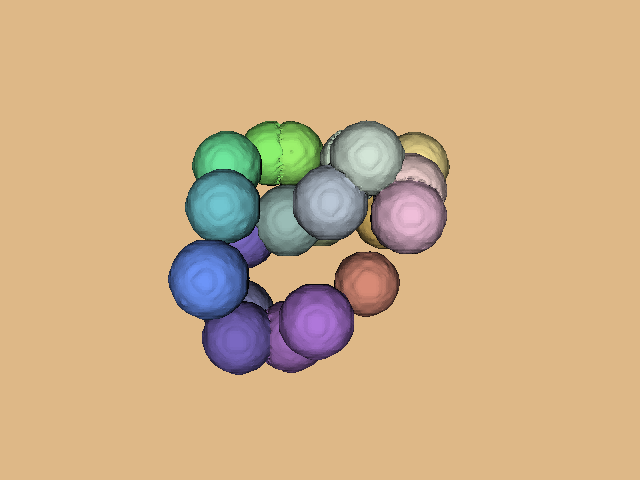

Write Python code to recreate this figure.
#!/usr/bin/env python

# Generate labeled blob volumes, extract discrete isosurfaces, and
# smooth them with vtkWindowedSincPolyDataFilter.

# Factory overrides: importing these modules registers the OpenGL rendering
# and interaction style implementations for vtkRenderingCore factory classes.
import vtkmodules.vtkInteractionStyle  # noqa: F401
import vtkmodules.vtkRenderingOpenGL2  # noqa: F401
# VTK pipeline classes used in this example
from vtkmodules.vtkCommonCore import vtkLookupTable
from vtkmodules.vtkCommonDataModel import (
    vtkImageData,
    vtkSphere,
)
from vtkmodules.vtkFiltersCore import vtkWindowedSincPolyDataFilter
from vtkmodules.vtkFiltersGeneral import vtkDiscreteMarchingCubes
from vtkmodules.vtkImagingCore import vtkImageThreshold
from vtkmodules.vtkImagingHybrid import vtkSampleFunction
from vtkmodules.vtkImagingMath import vtkImageMathematics
from vtkmodules.vtkRenderingCore import (
    vtkActor,
    vtkPolyDataMapper,
    vtkRenderWindow,
    vtkRenderWindowInteractor,
    vtkRenderer,
)

# Colors (normalized RGB)
burlywood_background_rgb = (0.871, 0.722, 0.529)


# Datasets: sphere centers for 20 labeled blobs
n_labels = 20
radius = 8
sample_dims = (100, 100, 100)
model_bounds = (-50, 50, -50, 50, -50, 50)
threshold_value = radius * radius
centers = [
    (11, 21, 11), (-10, 4, 1), (14, 22, 16), (31, 22, -12),
    (-26, -26, -6), (-31, -13, 31), (-29, 8, 13), (-17, 28, -30),
    (-9, -32, 2), (16, -17, -26), (27, 13, 11), (-1, -26, 17),
    (3, 9, 15), (0, 7, -15), (23, 6, -32), (-10, 28, -31),
    (26, 5, 17), (-30, 22, -9), (-25, -32, 6), (-25, 0, -4),
]

# Source: build a labeled volume by compositing thresholded sphere samples
blob_image = vtkImageData()

sphere_0 = vtkSphere()
sphere_0.SetRadius(radius)
sphere_0.SetCenter(centers[0])
sampler_0 = vtkSampleFunction()
sampler_0.SetImplicitFunction(sphere_0)
sampler_0.SetOutputScalarTypeToFloat()
sampler_0.SetSampleDimensions(*sample_dims)
sampler_0.SetModelBounds(*model_bounds)
thres_0 = vtkImageThreshold()
thres_0.SetInputConnection(sampler_0.GetOutputPort())
thres_0.ThresholdByLower(threshold_value)
thres_0.ReplaceInOn()
thres_0.ReplaceOutOn()
thres_0.SetInValue(1)
thres_0.SetOutValue(0)
thres_0.Update()
blob_image.DeepCopy(thres_0.GetOutput())
max_0 = vtkImageMathematics()
max_0.SetInputData(0, blob_image)
max_0.SetInputData(1, thres_0.GetOutput())
max_0.SetOperationToMax()
max_0.Modified()
max_0.Update()
blob_image.DeepCopy(max_0.GetOutput())

sphere_1 = vtkSphere()
sphere_1.SetRadius(radius)
sphere_1.SetCenter(centers[1])
sampler_1 = vtkSampleFunction()
sampler_1.SetImplicitFunction(sphere_1)
sampler_1.SetOutputScalarTypeToFloat()
sampler_1.SetSampleDimensions(*sample_dims)
sampler_1.SetModelBounds(*model_bounds)
thres_1 = vtkImageThreshold()
thres_1.SetInputConnection(sampler_1.GetOutputPort())
thres_1.ThresholdByLower(threshold_value)
thres_1.ReplaceInOn()
thres_1.ReplaceOutOn()
thres_1.SetInValue(2)
thres_1.SetOutValue(0)
thres_1.Update()
max_1 = vtkImageMathematics()
max_1.SetInputData(0, blob_image)
max_1.SetInputData(1, thres_1.GetOutput())
max_1.SetOperationToMax()
max_1.Modified()
max_1.Update()
blob_image.DeepCopy(max_1.GetOutput())

sphere_2 = vtkSphere()
sphere_2.SetRadius(radius)
sphere_2.SetCenter(centers[2])
sampler_2 = vtkSampleFunction()
sampler_2.SetImplicitFunction(sphere_2)
sampler_2.SetOutputScalarTypeToFloat()
sampler_2.SetSampleDimensions(*sample_dims)
sampler_2.SetModelBounds(*model_bounds)
thres_2 = vtkImageThreshold()
thres_2.SetInputConnection(sampler_2.GetOutputPort())
thres_2.ThresholdByLower(threshold_value)
thres_2.ReplaceInOn()
thres_2.ReplaceOutOn()
thres_2.SetInValue(3)
thres_2.SetOutValue(0)
thres_2.Update()
max_2 = vtkImageMathematics()
max_2.SetInputData(0, blob_image)
max_2.SetInputData(1, thres_2.GetOutput())
max_2.SetOperationToMax()
max_2.Modified()
max_2.Update()
blob_image.DeepCopy(max_2.GetOutput())

sphere_3 = vtkSphere()
sphere_3.SetRadius(radius)
sphere_3.SetCenter(centers[3])
sampler_3 = vtkSampleFunction()
sampler_3.SetImplicitFunction(sphere_3)
sampler_3.SetOutputScalarTypeToFloat()
sampler_3.SetSampleDimensions(*sample_dims)
sampler_3.SetModelBounds(*model_bounds)
thres_3 = vtkImageThreshold()
thres_3.SetInputConnection(sampler_3.GetOutputPort())
thres_3.ThresholdByLower(threshold_value)
thres_3.ReplaceInOn()
thres_3.ReplaceOutOn()
thres_3.SetInValue(4)
thres_3.SetOutValue(0)
thres_3.Update()
max_3 = vtkImageMathematics()
max_3.SetInputData(0, blob_image)
max_3.SetInputData(1, thres_3.GetOutput())
max_3.SetOperationToMax()
max_3.Modified()
max_3.Update()
blob_image.DeepCopy(max_3.GetOutput())

sphere_4 = vtkSphere()
sphere_4.SetRadius(radius)
sphere_4.SetCenter(centers[4])
sampler_4 = vtkSampleFunction()
sampler_4.SetImplicitFunction(sphere_4)
sampler_4.SetOutputScalarTypeToFloat()
sampler_4.SetSampleDimensions(*sample_dims)
sampler_4.SetModelBounds(*model_bounds)
thres_4 = vtkImageThreshold()
thres_4.SetInputConnection(sampler_4.GetOutputPort())
thres_4.ThresholdByLower(threshold_value)
thres_4.ReplaceInOn()
thres_4.ReplaceOutOn()
thres_4.SetInValue(5)
thres_4.SetOutValue(0)
thres_4.Update()
max_4 = vtkImageMathematics()
max_4.SetInputData(0, blob_image)
max_4.SetInputData(1, thres_4.GetOutput())
max_4.SetOperationToMax()
max_4.Modified()
max_4.Update()
blob_image.DeepCopy(max_4.GetOutput())

sphere_5 = vtkSphere()
sphere_5.SetRadius(radius)
sphere_5.SetCenter(centers[5])
sampler_5 = vtkSampleFunction()
sampler_5.SetImplicitFunction(sphere_5)
sampler_5.SetOutputScalarTypeToFloat()
sampler_5.SetSampleDimensions(*sample_dims)
sampler_5.SetModelBounds(*model_bounds)
thres_5 = vtkImageThreshold()
thres_5.SetInputConnection(sampler_5.GetOutputPort())
thres_5.ThresholdByLower(threshold_value)
thres_5.ReplaceInOn()
thres_5.ReplaceOutOn()
thres_5.SetInValue(6)
thres_5.SetOutValue(0)
thres_5.Update()
max_5 = vtkImageMathematics()
max_5.SetInputData(0, blob_image)
max_5.SetInputData(1, thres_5.GetOutput())
max_5.SetOperationToMax()
max_5.Modified()
max_5.Update()
blob_image.DeepCopy(max_5.GetOutput())

sphere_6 = vtkSphere()
sphere_6.SetRadius(radius)
sphere_6.SetCenter(centers[6])
sampler_6 = vtkSampleFunction()
sampler_6.SetImplicitFunction(sphere_6)
sampler_6.SetOutputScalarTypeToFloat()
sampler_6.SetSampleDimensions(*sample_dims)
sampler_6.SetModelBounds(*model_bounds)
thres_6 = vtkImageThreshold()
thres_6.SetInputConnection(sampler_6.GetOutputPort())
thres_6.ThresholdByLower(threshold_value)
thres_6.ReplaceInOn()
thres_6.ReplaceOutOn()
thres_6.SetInValue(7)
thres_6.SetOutValue(0)
thres_6.Update()
max_6 = vtkImageMathematics()
max_6.SetInputData(0, blob_image)
max_6.SetInputData(1, thres_6.GetOutput())
max_6.SetOperationToMax()
max_6.Modified()
max_6.Update()
blob_image.DeepCopy(max_6.GetOutput())

sphere_7 = vtkSphere()
sphere_7.SetRadius(radius)
sphere_7.SetCenter(centers[7])
sampler_7 = vtkSampleFunction()
sampler_7.SetImplicitFunction(sphere_7)
sampler_7.SetOutputScalarTypeToFloat()
sampler_7.SetSampleDimensions(*sample_dims)
sampler_7.SetModelBounds(*model_bounds)
thres_7 = vtkImageThreshold()
thres_7.SetInputConnection(sampler_7.GetOutputPort())
thres_7.ThresholdByLower(threshold_value)
thres_7.ReplaceInOn()
thres_7.ReplaceOutOn()
thres_7.SetInValue(8)
thres_7.SetOutValue(0)
thres_7.Update()
max_7 = vtkImageMathematics()
max_7.SetInputData(0, blob_image)
max_7.SetInputData(1, thres_7.GetOutput())
max_7.SetOperationToMax()
max_7.Modified()
max_7.Update()
blob_image.DeepCopy(max_7.GetOutput())

sphere_8 = vtkSphere()
sphere_8.SetRadius(radius)
sphere_8.SetCenter(centers[8])
sampler_8 = vtkSampleFunction()
sampler_8.SetImplicitFunction(sphere_8)
sampler_8.SetOutputScalarTypeToFloat()
sampler_8.SetSampleDimensions(*sample_dims)
sampler_8.SetModelBounds(*model_bounds)
thres_8 = vtkImageThreshold()
thres_8.SetInputConnection(sampler_8.GetOutputPort())
thres_8.ThresholdByLower(threshold_value)
thres_8.ReplaceInOn()
thres_8.ReplaceOutOn()
thres_8.SetInValue(9)
thres_8.SetOutValue(0)
thres_8.Update()
max_8 = vtkImageMathematics()
max_8.SetInputData(0, blob_image)
max_8.SetInputData(1, thres_8.GetOutput())
max_8.SetOperationToMax()
max_8.Modified()
max_8.Update()
blob_image.DeepCopy(max_8.GetOutput())

sphere_9 = vtkSphere()
sphere_9.SetRadius(radius)
sphere_9.SetCenter(centers[9])
sampler_9 = vtkSampleFunction()
sampler_9.SetImplicitFunction(sphere_9)
sampler_9.SetOutputScalarTypeToFloat()
sampler_9.SetSampleDimensions(*sample_dims)
sampler_9.SetModelBounds(*model_bounds)
thres_9 = vtkImageThreshold()
thres_9.SetInputConnection(sampler_9.GetOutputPort())
thres_9.ThresholdByLower(threshold_value)
thres_9.ReplaceInOn()
thres_9.ReplaceOutOn()
thres_9.SetInValue(10)
thres_9.SetOutValue(0)
thres_9.Update()
max_9 = vtkImageMathematics()
max_9.SetInputData(0, blob_image)
max_9.SetInputData(1, thres_9.GetOutput())
max_9.SetOperationToMax()
max_9.Modified()
max_9.Update()
blob_image.DeepCopy(max_9.GetOutput())

sphere_10 = vtkSphere()
sphere_10.SetRadius(radius)
sphere_10.SetCenter(centers[10])
sampler_10 = vtkSampleFunction()
sampler_10.SetImplicitFunction(sphere_10)
sampler_10.SetOutputScalarTypeToFloat()
sampler_10.SetSampleDimensions(*sample_dims)
sampler_10.SetModelBounds(*model_bounds)
thres_10 = vtkImageThreshold()
thres_10.SetInputConnection(sampler_10.GetOutputPort())
thres_10.ThresholdByLower(threshold_value)
thres_10.ReplaceInOn()
thres_10.ReplaceOutOn()
thres_10.SetInValue(11)
thres_10.SetOutValue(0)
thres_10.Update()
max_10 = vtkImageMathematics()
max_10.SetInputData(0, blob_image)
max_10.SetInputData(1, thres_10.GetOutput())
max_10.SetOperationToMax()
max_10.Modified()
max_10.Update()
blob_image.DeepCopy(max_10.GetOutput())

sphere_11 = vtkSphere()
sphere_11.SetRadius(radius)
sphere_11.SetCenter(centers[11])
sampler_11 = vtkSampleFunction()
sampler_11.SetImplicitFunction(sphere_11)
sampler_11.SetOutputScalarTypeToFloat()
sampler_11.SetSampleDimensions(*sample_dims)
sampler_11.SetModelBounds(*model_bounds)
thres_11 = vtkImageThreshold()
thres_11.SetInputConnection(sampler_11.GetOutputPort())
thres_11.ThresholdByLower(threshold_value)
thres_11.ReplaceInOn()
thres_11.ReplaceOutOn()
thres_11.SetInValue(12)
thres_11.SetOutValue(0)
thres_11.Update()
max_11 = vtkImageMathematics()
max_11.SetInputData(0, blob_image)
max_11.SetInputData(1, thres_11.GetOutput())
max_11.SetOperationToMax()
max_11.Modified()
max_11.Update()
blob_image.DeepCopy(max_11.GetOutput())

sphere_12 = vtkSphere()
sphere_12.SetRadius(radius)
sphere_12.SetCenter(centers[12])
sampler_12 = vtkSampleFunction()
sampler_12.SetImplicitFunction(sphere_12)
sampler_12.SetOutputScalarTypeToFloat()
sampler_12.SetSampleDimensions(*sample_dims)
sampler_12.SetModelBounds(*model_bounds)
thres_12 = vtkImageThreshold()
thres_12.SetInputConnection(sampler_12.GetOutputPort())
thres_12.ThresholdByLower(threshold_value)
thres_12.ReplaceInOn()
thres_12.ReplaceOutOn()
thres_12.SetInValue(13)
thres_12.SetOutValue(0)
thres_12.Update()
max_12 = vtkImageMathematics()
max_12.SetInputData(0, blob_image)
max_12.SetInputData(1, thres_12.GetOutput())
max_12.SetOperationToMax()
max_12.Modified()
max_12.Update()
blob_image.DeepCopy(max_12.GetOutput())

sphere_13 = vtkSphere()
sphere_13.SetRadius(radius)
sphere_13.SetCenter(centers[13])
sampler_13 = vtkSampleFunction()
sampler_13.SetImplicitFunction(sphere_13)
sampler_13.SetOutputScalarTypeToFloat()
sampler_13.SetSampleDimensions(*sample_dims)
sampler_13.SetModelBounds(*model_bounds)
thres_13 = vtkImageThreshold()
thres_13.SetInputConnection(sampler_13.GetOutputPort())
thres_13.ThresholdByLower(threshold_value)
thres_13.ReplaceInOn()
thres_13.ReplaceOutOn()
thres_13.SetInValue(14)
thres_13.SetOutValue(0)
thres_13.Update()
max_13 = vtkImageMathematics()
max_13.SetInputData(0, blob_image)
max_13.SetInputData(1, thres_13.GetOutput())
max_13.SetOperationToMax()
max_13.Modified()
max_13.Update()
blob_image.DeepCopy(max_13.GetOutput())

sphere_14 = vtkSphere()
sphere_14.SetRadius(radius)
sphere_14.SetCenter(centers[14])
sampler_14 = vtkSampleFunction()
sampler_14.SetImplicitFunction(sphere_14)
sampler_14.SetOutputScalarTypeToFloat()
sampler_14.SetSampleDimensions(*sample_dims)
sampler_14.SetModelBounds(*model_bounds)
thres_14 = vtkImageThreshold()
thres_14.SetInputConnection(sampler_14.GetOutputPort())
thres_14.ThresholdByLower(threshold_value)
thres_14.ReplaceInOn()
thres_14.ReplaceOutOn()
thres_14.SetInValue(15)
thres_14.SetOutValue(0)
thres_14.Update()
max_14 = vtkImageMathematics()
max_14.SetInputData(0, blob_image)
max_14.SetInputData(1, thres_14.GetOutput())
max_14.SetOperationToMax()
max_14.Modified()
max_14.Update()
blob_image.DeepCopy(max_14.GetOutput())

sphere_15 = vtkSphere()
sphere_15.SetRadius(radius)
sphere_15.SetCenter(centers[15])
sampler_15 = vtkSampleFunction()
sampler_15.SetImplicitFunction(sphere_15)
sampler_15.SetOutputScalarTypeToFloat()
sampler_15.SetSampleDimensions(*sample_dims)
sampler_15.SetModelBounds(*model_bounds)
thres_15 = vtkImageThreshold()
thres_15.SetInputConnection(sampler_15.GetOutputPort())
thres_15.ThresholdByLower(threshold_value)
thres_15.ReplaceInOn()
thres_15.ReplaceOutOn()
thres_15.SetInValue(16)
thres_15.SetOutValue(0)
thres_15.Update()
max_15 = vtkImageMathematics()
max_15.SetInputData(0, blob_image)
max_15.SetInputData(1, thres_15.GetOutput())
max_15.SetOperationToMax()
max_15.Modified()
max_15.Update()
blob_image.DeepCopy(max_15.GetOutput())

sphere_16 = vtkSphere()
sphere_16.SetRadius(radius)
sphere_16.SetCenter(centers[16])
sampler_16 = vtkSampleFunction()
sampler_16.SetImplicitFunction(sphere_16)
sampler_16.SetOutputScalarTypeToFloat()
sampler_16.SetSampleDimensions(*sample_dims)
sampler_16.SetModelBounds(*model_bounds)
thres_16 = vtkImageThreshold()
thres_16.SetInputConnection(sampler_16.GetOutputPort())
thres_16.ThresholdByLower(threshold_value)
thres_16.ReplaceInOn()
thres_16.ReplaceOutOn()
thres_16.SetInValue(17)
thres_16.SetOutValue(0)
thres_16.Update()
max_16 = vtkImageMathematics()
max_16.SetInputData(0, blob_image)
max_16.SetInputData(1, thres_16.GetOutput())
max_16.SetOperationToMax()
max_16.Modified()
max_16.Update()
blob_image.DeepCopy(max_16.GetOutput())

sphere_17 = vtkSphere()
sphere_17.SetRadius(radius)
sphere_17.SetCenter(centers[17])
sampler_17 = vtkSampleFunction()
sampler_17.SetImplicitFunction(sphere_17)
sampler_17.SetOutputScalarTypeToFloat()
sampler_17.SetSampleDimensions(*sample_dims)
sampler_17.SetModelBounds(*model_bounds)
thres_17 = vtkImageThreshold()
thres_17.SetInputConnection(sampler_17.GetOutputPort())
thres_17.ThresholdByLower(threshold_value)
thres_17.ReplaceInOn()
thres_17.ReplaceOutOn()
thres_17.SetInValue(18)
thres_17.SetOutValue(0)
thres_17.Update()
max_17 = vtkImageMathematics()
max_17.SetInputData(0, blob_image)
max_17.SetInputData(1, thres_17.GetOutput())
max_17.SetOperationToMax()
max_17.Modified()
max_17.Update()
blob_image.DeepCopy(max_17.GetOutput())

sphere_18 = vtkSphere()
sphere_18.SetRadius(radius)
sphere_18.SetCenter(centers[18])
sampler_18 = vtkSampleFunction()
sampler_18.SetImplicitFunction(sphere_18)
sampler_18.SetOutputScalarTypeToFloat()
sampler_18.SetSampleDimensions(*sample_dims)
sampler_18.SetModelBounds(*model_bounds)
thres_18 = vtkImageThreshold()
thres_18.SetInputConnection(sampler_18.GetOutputPort())
thres_18.ThresholdByLower(threshold_value)
thres_18.ReplaceInOn()
thres_18.ReplaceOutOn()
thres_18.SetInValue(19)
thres_18.SetOutValue(0)
thres_18.Update()
max_18 = vtkImageMathematics()
max_18.SetInputData(0, blob_image)
max_18.SetInputData(1, thres_18.GetOutput())
max_18.SetOperationToMax()
max_18.Modified()
max_18.Update()
blob_image.DeepCopy(max_18.GetOutput())

sphere_19 = vtkSphere()
sphere_19.SetRadius(radius)
sphere_19.SetCenter(centers[19])
sampler_19 = vtkSampleFunction()
sampler_19.SetImplicitFunction(sphere_19)
sampler_19.SetOutputScalarTypeToFloat()
sampler_19.SetSampleDimensions(*sample_dims)
sampler_19.SetModelBounds(*model_bounds)
thres_19 = vtkImageThreshold()
thres_19.SetInputConnection(sampler_19.GetOutputPort())
thres_19.ThresholdByLower(threshold_value)
thres_19.ReplaceInOn()
thres_19.ReplaceOutOn()
thres_19.SetInValue(20)
thres_19.SetOutValue(0)
thres_19.Update()
max_19 = vtkImageMathematics()
max_19.SetInputData(0, blob_image)
max_19.SetInputData(1, thres_19.GetOutput())
max_19.SetOperationToMax()
max_19.Modified()
max_19.Update()
blob_image.DeepCopy(max_19.GetOutput())

# Filter: extract discrete isosurfaces
discrete = vtkDiscreteMarchingCubes()
discrete.SetInputData(blob_image)
discrete.GenerateValues(n_labels, 1, n_labels)

# Filter: smooth the discrete surfaces
smoother = vtkWindowedSincPolyDataFilter()
smoother.SetInputConnection(discrete.GetOutputPort())
smoother.SetNumberOfIterations(15)
smoother.BoundarySmoothingOff()
smoother.FeatureEdgeSmoothingOff()
smoother.SetFeatureAngle(120.0)
smoother.SetPassBand(0.001)
smoother.NonManifoldSmoothingOn()
smoother.NormalizeCoordinatesOn()
smoother.Update()

# Lookup table: per-label colors
lut = vtkLookupTable()
lut.SetNumberOfColors(n_labels)
lut.SetTableRange(0, n_labels - 1)
lut.SetScaleToLinear()
lut.Build()
lut.SetTableValue(0, 0.000, 0.000, 0.000, 1.0)
lut.SetTableValue(1, 0.805, 0.889, 0.798, 1.0)
lut.SetTableValue(2, 0.605, 0.738, 0.714, 1.0)
lut.SetTableValue(3, 0.827, 0.897, 0.843, 1.0)
lut.SetTableValue(4, 0.976, 0.895, 0.589, 1.0)
lut.SetTableValue(5, 0.462, 0.466, 0.639, 1.0)
lut.SetTableValue(6, 0.423, 0.580, 0.974, 1.0)
lut.SetTableValue(7, 0.443, 0.775, 0.820, 1.0)
lut.SetTableValue(8, 0.546, 0.947, 0.433, 1.0)
lut.SetTableValue(9, 0.612, 0.414, 0.720, 1.0)
lut.SetTableValue(10, 0.843, 0.542, 0.464, 1.0)
lut.SetTableValue(11, 0.939, 0.816, 0.803, 1.0)
lut.SetTableValue(12, 0.685, 0.466, 0.855, 1.0)
lut.SetTableValue(13, 0.730, 0.779, 0.841, 1.0)
lut.SetTableValue(14, 0.708, 0.767, 0.560, 1.0)
lut.SetTableValue(15, 0.910, 0.754, 0.412, 1.0)
lut.SetTableValue(16, 0.610, 0.947, 0.425, 1.0)
lut.SetTableValue(17, 0.937, 0.747, 0.852, 1.0)
lut.SetTableValue(18, 0.432, 0.900, 0.615, 1.0)
lut.SetTableValue(19, 0.478, 0.409, 0.757, 1.0)

# Mapper: color by label
mapper = vtkPolyDataMapper()
mapper.SetInputConnection(smoother.GetOutputPort())
mapper.SetLookupTable(lut)
mapper.SetScalarRange(0, lut.GetNumberOfColors())

# Actor: the smoothed discrete isosurfaces
actor = vtkActor()
actor.SetMapper(mapper)

# Renderer: assemble the scene
renderer = vtkRenderer()
renderer.AddActor(actor)
renderer.SetBackground(burlywood_background_rgb)

# Window: display the rendered scene
render_window = vtkRenderWindow()
render_window.AddRenderer(renderer)
render_window.SetWindowName("smooth discrete marching cubes")
render_window.SetMultiSamples(0)
render_window.SetSize(640, 480)

# Interactor: handle mouse and keyboard events
render_window_interactor = vtkRenderWindowInteractor()
render_window_interactor.SetRenderWindow(render_window)

# Launch the interactive visualization
render_window_interactor.Initialize()
render_window_interactor.Start()
